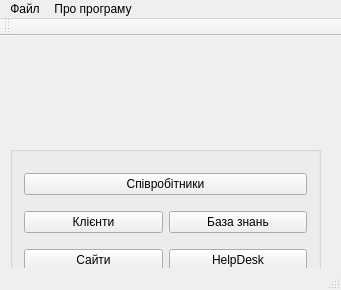
<?xml version="1.0" encoding="UTF-8"?>
<ui version="4.0">
 <class>MainWindow</class>
 <widget class="QMainWindow" name="MainWindow">
  <property name="geometry">
   <rect>
    <x>0</x>
    <y>0</y>
    <width>341</width>
    <height>290</height>
   </rect>
  </property>
  <property name="windowTitle">
   <string>Duxit Group</string>
  </property>
  <property name="windowIcon">
   <iconset>
    <normaloff>C:/Users/pasha/Downloads/systems-administrator-job-description.jpg</normaloff>C:/Users/pasha/Downloads/systems-administrator-job-description.jpg</iconset>
  </property>
  <widget class="QWidget" name="centralWidget">
   <widget class="QLabel" name="label_picture">
    <property name="geometry">
     <rect>
      <x>10</x>
      <y>10</y>
      <width>311</width>
      <height>81</height>
     </rect>
    </property>
    <property name="text">
     <string/>
    </property>
    <property name="scaledContents">
     <bool>true</bool>
    </property>
   </widget>
   <widget class="QGroupBox" name="groupBox">
    <property name="geometry">
     <rect>
      <x>10</x>
      <y>110</y>
      <width>311</width>
      <height>151</height>
     </rect>
    </property>
    <property name="title">
     <string/>
    </property>
    <layout class="QGridLayout" name="gridLayout">
     <item row="1" column="0">
      <widget class="QPushButton" name="pushButton">
       <property name="text">
        <string>Клієнти</string>
       </property>
      </widget>
     </item>
     <item row="3" column="0">
      <widget class="QPushButton" name="pushButton_3">
       <property name="text">
        <string>Сайти</string>
       </property>
      </widget>
     </item>
     <item row="3" column="1">
      <widget class="QPushButton" name="pushButton_2">
       <property name="text">
        <string>HelpDesk</string>
       </property>
      </widget>
     </item>
     <item row="1" column="1">
      <widget class="QPushButton" name="pushButton_5">
       <property name="text">
        <string>База знань</string>
       </property>
      </widget>
     </item>
     <item row="0" column="0" colspan="2">
      <widget class="QPushButton" name="pushButton_4">
       <property name="text">
        <string>Співробітники</string>
       </property>
      </widget>
     </item>
    </layout>
   </widget>
  </widget>
  <widget class="QMenuBar" name="menuBar">
   <property name="geometry">
    <rect>
     <x>0</x>
     <y>0</y>
     <width>341</width>
     <height>21</height>
    </rect>
   </property>
   <widget class="QMenu" name="menu">
    <property name="title">
     <string>Файл</string>
    </property>
   </widget>
   <widget class="QMenu" name="menu_2">
    <property name="title">
     <string>Про програму</string>
    </property>
   </widget>
   <addaction name="menu"/>
   <addaction name="menu_2"/>
  </widget>
  <widget class="QToolBar" name="mainToolBar">
   <attribute name="toolBarArea">
    <enum>TopToolBarArea</enum>
   </attribute>
   <attribute name="toolBarBreak">
    <bool>false</bool>
   </attribute>
  </widget>
  <widget class="QStatusBar" name="statusBar"/>
 </widget>
 <layoutdefault spacing="6" margin="11"/>
 <resources/>
 <connections/>
</ui>
